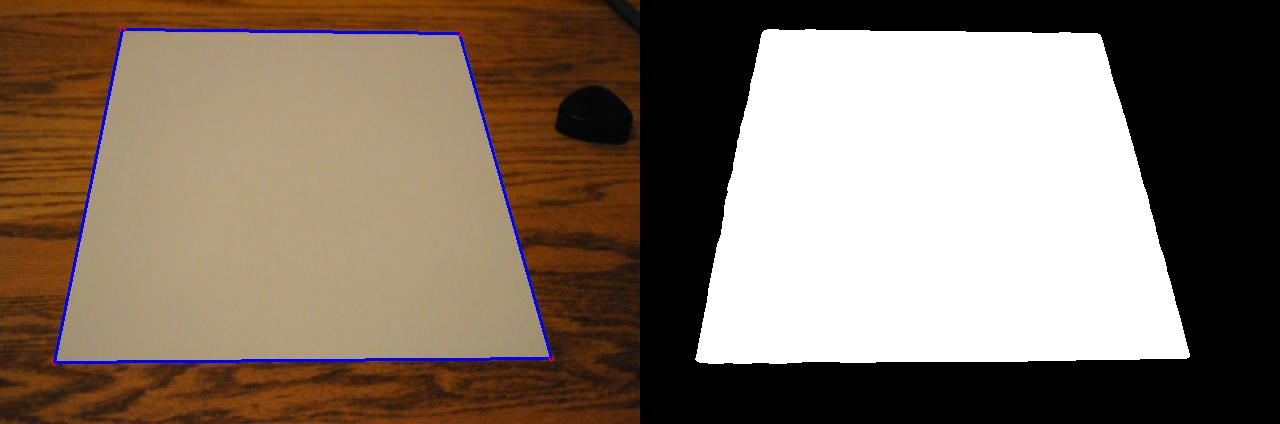
#> input picture double.jpg, 1280 x 424 px, given in place of sample.avi, which was not available
$ python rectangle_tracker.py   (older library calls are emulated)
#> lines starting #> are read from the running program, lines starting #| are printed output that depends on the picture; after the words box and inside, x2 and y2 are one past the last pixel; in counts of white or black regions, pixels touching at a corner belong together; pictures that were not available may be replaced by others from this repository, and a replacement may not be noted
"""
Notes:
    1) This is algorithm is primarily designed for a rectangular piece of
        paper lying flat on a flat surface, but may work in other situations
        assuming that the paper's corners are not obstructed.
    2) The camera's view of the paper must be unobstructed in first frame.

"""

# Basic Dependencies
from __future__ import division, print_function
from math import ceil, acos
from time import time

# External Dependencies
import numpy as np
from numpy.linalg import norm
import cv2


# Default User Parameters
VIDEO_FILE_LOCATION = 'sample.avi'
FPS_INTERVAL = 10  # updates FPS estimate after this many frames
MHI_DURATION = 10  # max frames remembered by motion history
FRAME_WIDTH, FRAME_HEIGHT = 640, 424
PAPER_RATIO = 11/8.5  # height/width of paper
ROT180 = False  # If paper is upside down, change this
REDUCE_DISPLAY_SIZE = False  # Use if output window is too big for your screen


# Internal Parameters
tol_corner_movement = 1
obst_tol = 10   # used to determine tolerance
closing_iterations = 10
show_thresholding = False  # Use to display thresholding

def rotate180(im):
    """Rotates an image by 180 degrees."""
    return cv2.flip(im, -1)


def persTransform(pts, H):
    """Transforms a list of points, `pts`,
    using the perspective transform `H`."""
    src = np.zeros((len(pts), 1, 2))
    src[:, 0] = pts
    dst = cv2.perspectiveTransform(src, H)
    return np.array(dst[:, 0, :], dtype='float32')


def affTransform(pts, A):
    """Transforms a list of points, `pts`,
    using the affine transform `A`."""
    src = np.zeros((len(pts), 1, 2))
    src[:, 0] = pts
    dst = cv2.transform(src, A)
    return np.array(dst[:, 0, :], dtype='float32')


def draw_polygon(im, vertices, vertex_colors=None, edge_colors=None,
                 alter_input_image=False, draw_edges=True, draw_vertices=True,
                 display=False, title='', pause=False):
    """returns image with polygon drawn on it."""
    _default_vertex_color = (255, 0, 0)
    _default_edge_color = (255, 0, 0)
    if not alter_input_image:
        im2 = im.copy()
    else:
        im2 = im
    if vertices is not None:
        N = len(vertices)
        vertices = [tuple(v) for v in vertices]
        if vertex_colors is None:
            vertex_colors = [_default_vertex_color] * N
        if edge_colors is None:
            edge_colors = [_default_edge_color] * N
        for i in range(N):
            startpt = vertices[(i - 1) % N]
            endpt = vertices[i]
            if draw_vertices:
                cv2.circle(im2, startpt, 3, vertex_colors[(i - 1) % N], -1)
            if draw_edges:
                cv2.line(im2, startpt, endpt, edge_colors[(i - 1) % N], 2)
    if display:
        cv2.imshow(title, im2)
        # Note: `0xFF == ord('q')`is apparently necessary for 64bit machines
        if pause and cv2.waitKey(0) & 0xFF == ord('q'):
            pass
    return im2


def run_main():

    # Initialize some variables
    frame = None
    old_homog = None
    old_inv_homog = None
    corner_history = []

    video_feed = cv2.VideoCapture(VIDEO_FILE_LOCATION)
    video_feed.set(cv2.cv.CV_CAP_PROP_FRAME_WIDTH, FRAME_WIDTH)
    video_feed.set(cv2.cv.CV_CAP_PROP_FRAME_HEIGHT, FRAME_HEIGHT)

    frame_count = 0
    fps_time = time()
    while True:
        # initialize some stuff
        c_colors = [(0, 0, 255)] * 4

        # grab current frame from video_feed
        previous_frame = frame
        _, frame = video_feed.read()
#> frame is the input picture: shape (424, 1280, 3); mean B, G, R 100.9, 115.1, 130.4

        # Report FPS
        if not (frame_count % 10):
            fps = FPS_INTERVAL/(time() - fps_time)
            print('Frame:', frame_count, ' | FPS:', fps)
            fps_time = time()
        frame_count += 1

        # Convert to grayscale
        try:
            gray_img = cv2.cvtColor(frame, cv2.COLOR_BGR2GRAY)
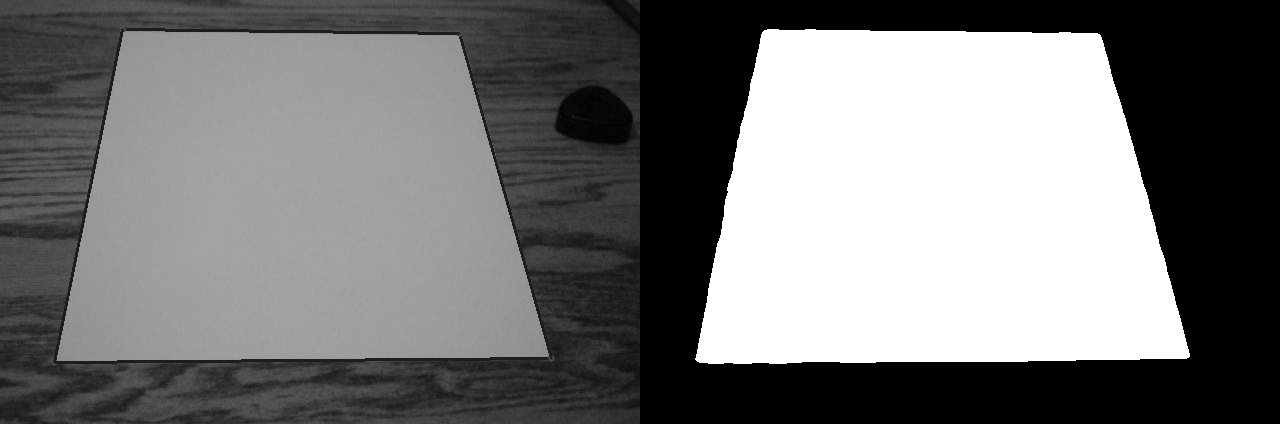
#> gray_img: shape (424, 1280); min 0, max 255, mean 118
        except:
            print("\nVideo feed ended.\n")
            break

        # get binary thresholding of image
        gray_smooth = cv2.GaussianBlur(gray_img, (15, 15), 0)
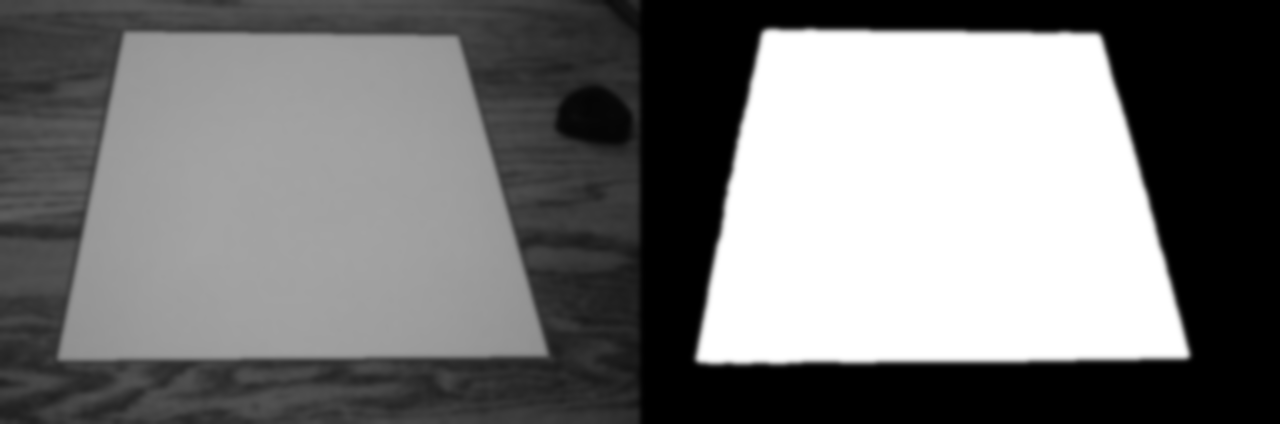
#> gray_smooth: shape (424, 1280); min 0, max 255, mean 118
        _, bin_img = cv2.threshold(gray_smooth, 100, 255, cv2.THRESH_BINARY)
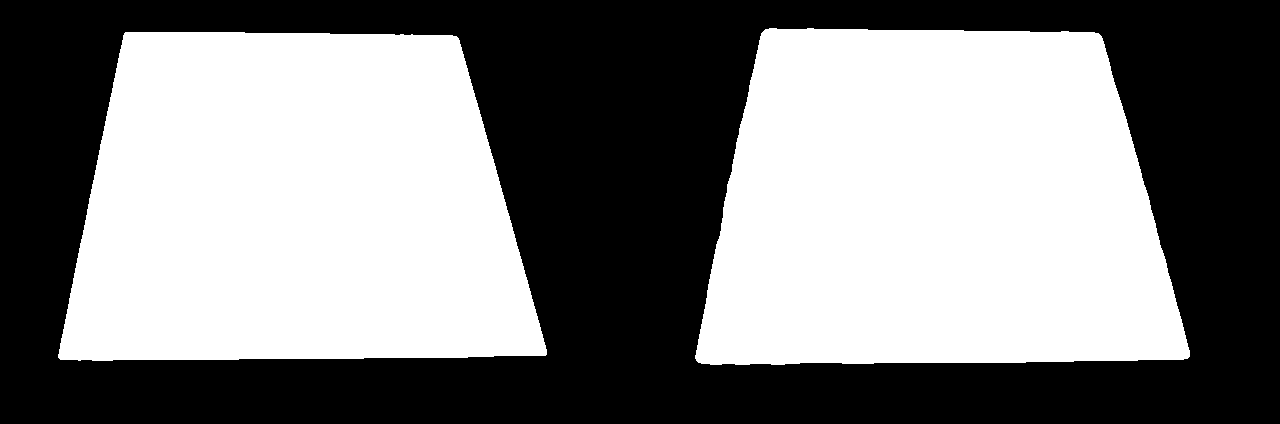
#> bin_img: shape (424, 1280); 50.5% white; 1 black region, box (x1, y1, x2, y2) and area: (0, 0, 1280, 424) 268379

        # morphological closing
        kernel = np.ones((3, 3), np.uint8)
        bin_img = cv2.morphologyEx(bin_img, cv2.MORPH_CLOSE,
                                   kernel, iterations=closing_iterations)
#> bin_img: shape (424, 1280); 50.6% white; 1 black region

        # Find corners.  To do this:
        # 1) Find the largest (area) contour in frame (after thresholding)
        # 2) get contours convex hull,
        # 3) reduce degree of convex hull with Douglas-Peucker algorithm,
        # 4) refine corners with subpixel corner finder

        # step 1
        contours, _ = cv2.findContours(bin_img, cv2.RETR_EXTERNAL,
                                                cv2.CHAIN_APPROX_SIMPLE)
#> contours = 2 contours; box (x1, y1, x2, y2) and area: (695, 28, 1190, 365) 139079, (58, 32, 547, 361) 133825
        biggest_contour = max(contours, key=cv2.contourArea)
#> biggest_contour = contour of 362 points, box (x1, y1, x2, y2) (695, 28, 1190, 365), area 139079

        # step 2
        hull = cv2.convexHull(biggest_contour)
#> hull = contour of 32 points, box (x1, y1, x2, y2) (695, 28, 1190, 365), area 140162
        epsilon = 0.05 * cv2.arcLength(biggest_contour, True)
#> epsilon = 77.89

        # step 3
        hull = cv2.approxPolyDP(hull, epsilon, True)
#> hull = [[761, 33], [1098, 33], [1189, 356], [698, 362]]

        # step 4
        hull = np.float32(hull)
        method = cv2.TERM_CRITERIA_EPS | cv2.TERM_CRITERIA_COUNT
        criteria = (method, 1000, 1e-4)
        cv2.cornerSubPix(gray_img, hull, (5, 5), (-1, -1), criteria)
        corners = [pt[0] for pt in hull]
#> corners = [[761.9, 31.26], [1099.4, 33.49], [1189.7, 356.2], [694.6, 359.5]]

        # Find top-right corner and use to label corners
        # Note: currently corners are in CW order
        # Note: ordering will be checked below against expected corners
        tr_index = np.argmin(c[0] + c[1] for c in corners)
#> tr_index = 0
        tl = corners[tr_index]
#> tl = [761.9, 31.26]
        bl = corners[(tr_index - 1) % 4]
#> bl = [694.6, 359.5]
        br = corners[(tr_index - 2) % 4]
#> br = [1189.7, 356.2]
        tr = corners[(tr_index - 3) % 4]
#> tr = [1099.4, 33.49]

        # reformat and ensure that ordering is as expected below
        corners = np.float32([[c[0], c[1]] for c in [tl, bl, br, tr]])
#> corners = [[761.9, 31.26], [694.6, 359.5], [1189.7, 356.2], [1099.4, 33.49]]

        # IMPORTANT ASSUMPTIONS on paper tracking (used in code block below):
        # 1) if any one point is stationary from previous frame, then all
        #    are stationary with probability 1.
        # 2) if any corners are obstructed, assume the paper is still flat
        #    against the same plane as it was in the previous frame.
        #    I.e. the transformation from previous frame to this frame should
        #    be of the form of a translation and a rotation in said plane.
        # 3) see code comments for additional assumptions, haha, sorry

        def get_edge_lengths(topl, botl, botr, topr):
            """ Takes in list of four corners, returns four edge lengths
            in order top, right, bottom, left."""
            tbrl = [topr - topl, topr - botr, botr - botl, botl - topl]
            return [norm(edge) for edge in tbrl]

        if not corner_history:
            last_unob_corners = corners
#> last_unob_corners has the same summary as corners
        else:
            # determine expected corner locations and edge lengths
            expected_corners = last_unob_corners
            if last_unob_corners is None:
                expected_lengths = get_edge_lengths(*expected_corners)
            else:
                expected_lengths = get_edge_lengths(*last_unob_corners)

            # check ordering
            def cyclist(lst, k):
                if k:
                    return [lst[(i+k)%len(lst)] for i in xrange(len(lst))]
                return lst

            def _order_dist(offset):
                offset_corners = corners[cyclist(range(4), offset)]
                return norm(expected_corners - offset_corners), offset_corners
            if corner_history:
                corners = min(_order_dist(k) for k in range(4))[1]

            # Look for obstructions by looking for changes in edge lengths
            # Note: these lengths are not perspective invariant
            # TODO: checking by Hessian may be a better method
            new_lengths = get_edge_lengths(*corners)
            top_is_bad, rgt_is_bad, bot_is_bad, lft_is_bad = \
                [abs(l0 - l1) > obst_tol for l1, l0 in
                                zip(new_lengths, expected_lengths)]
            tl_ob = top_is_bad and lft_is_bad
            bl_ob = bot_is_bad and lft_is_bad
            br_ob = bot_is_bad and rgt_is_bad
            tr_ob = top_is_bad and rgt_is_bad

            is_obstr = [tl_ob, bl_ob, br_ob, tr_ob]
            ob_indices = [i for i, c in enumerate(is_obstr) if c]
            ob_corner_ct = sum(is_obstr)
            c_colors = [(0, 255, 0) if b else (0, 0, 255) for b in is_obstr]

            # Find difference of corners from expected location
            diffs = [norm(c - ec) for c, ec in zip(corners, expected_corners)]
            has_moved = [d > tol_corner_movement for d in diffs]

            # Check if paper has likely moved
            if sum(has_moved) < 4:
                # assume all is cool, just trust the corners found
                corners = last_unob_corners
                pass
            else:
                if sum(has_moved) == 1:
                    # only one corner has moved, just assume it's obstructed
                    # and replace it with the expected location
                    bad_corner_idx = np.argmax(diffs)
                    corners[bad_corner_idx] = expected_corners[bad_corner_idx]

                else:  # find paper's affine transformation in expected plane
                    print("frame={} | ob_corner_ct={}"
                          "".format(frame_count, ob_corner_ct))

                    if sum(is_obstr) in (1, 2, 3):
                        eco = zip(expected_corners, is_obstr)
                        exp_unob = np.float32([c for c, b in eco if not b])
                        exp_ob = np.float32([c for c, b in eco if b])
                        co = zip(corners, is_obstr)
                        new_unob = np.float32([c for c, b in co if not b])

                        exp_unob_pp = persTransform(exp_unob, old_homog)
                        exp_ob_pp = persTransform(exp_ob, old_homog)
                        new_unob_pp = persTransform(new_unob, old_homog)

                    # check for obstructions
                    if sum(is_obstr) == 0:  # yay! no obstructed corners!
                        pass

                    elif sum(is_obstr) == 1:
                        # Find the affine transformation in the paper's plane
                        # from expected locations of the three unobstructed
                        # corners to the found locations, then use this to
                        # estimate the obstructed corner's location
                        A = cv2.getAffineTransform(exp_unob_pp, new_unob_pp)
                        new_ob_pp = affTransform(exp_ob_pp, A)
                        new_ob = persTransform(new_ob_pp, old_inv_homog)
                        corners[np.ix_(ob_indices)] = new_ob

                    elif sum(is_obstr) == 2:
                        # Align the line between the good corners
                        # with the same line w.r.t the old corners
                        p1, q1 = new_unob_pp[0], new_unob_pp[1]
                        p0, q0 = exp_unob_pp[0], exp_unob_pp[1]
                        u0 = (q0 - p0) / norm(q0 - p0)
                        u1 = (q1 - p1) / norm(q1 - p1)
                        angle = acos(np.dot(u0, u1))  # unsigned
                        trans = p1 - p0

                        # Find rotation that moves u0 to u1
                        rotat = cv2.getRotationMatrix2D(tuple(p1), angle, 1)
                        rotat = rotat[:, :2]

                        # Expensive sign check for angle (could be improved)
                        if norm(np.dot(u0, rotat) - u1) > norm(np.dot(u1, rotat) - u0):
                            rotat = np.linalg.inv(rotat)

                        # transform the old coords of the hidden corners
                        # and map them back to the paper plane
                        exp_ob_pp += trans
                        new_ob_pp = affTransform(exp_ob_pp, rotat)
                        new_ob = persTransform(new_ob_pp, old_inv_homog)
                        corners[np.ix_(ob_indices)] = new_ob

                    elif sum(is_obstr) in (3, 4):
                        print("Uh oh, {} corners obstructed..."
                              "".format(ob_corner_ct))
                        corners = expected_corners
                    else:
                        raise Exception("This should never happen.")


        # Homography
        w = max(abs(br[0] - bl[0]),
                abs(tr[0] - tl[0]))  # width of paper in pixels
#> w = 495.1
        h = PAPER_RATIO * w
#> h = 640.8
        corners_pp = np.float32([[0, 0], [0, h], [w, h], [w, 0]])
#> corners_pp = [[0, 0], [0, 640.8], [495.1, 640.8], [495.1, 0]]
        homog, mask = cv2.findHomography(corners, corners_pp)
#> homog = [[1.46, 0.299, -1118.2], [-0.0191, 2.89, -75.82], [-4.99e-05, 0.00144, 1]]; mask = [1, 1, 1, 1]
        inv_homog, inv_mask = cv2.findHomography(corners_pp, corners)
#> inv_homog = [[0.712, -0.453, 761.9], [0.00543, 0.332, 31.26], [2.77e-05, -0.000501, 1]]; inv_mask = [1, 1, 1, 1]
        paper = cv2.warpPerspective(frame, homog, (int(ceil(w)), int(ceil(h))))
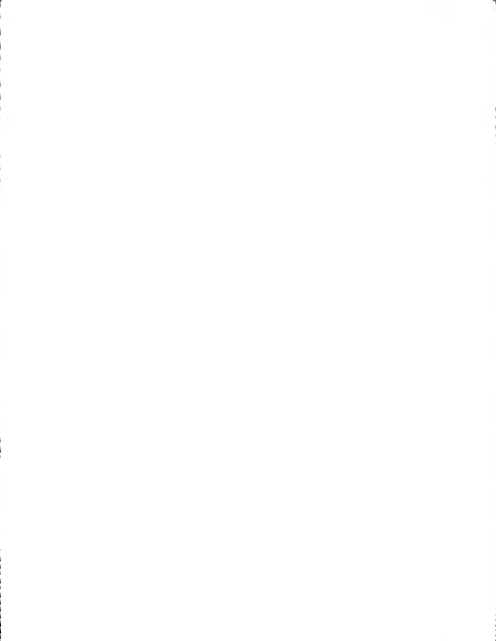
#> paper: shape (641, 496, 3); min 0, max 255, mean 254.9
        if ROT180:
            paper = rotate180(paper)


        # Draw detected paper boundary on frame
        segmented_frame = draw_polygon(frame, corners, c_colors)
#> in draw_polygon, `N = len(vertices)`: N = 4
#> in draw_polygon, `vertices = [tuple(v) for v in vertices]`: vertices = [(761.9, 31.26), (694.6, 359.5), (1189.7, 356.2), (1099.4, 33.49)]
#> in draw_polygon, `edge_colors = [_default_edge_color] * N`: edge_colors = [(255, 0, 0), (255, 0, 0), (255, 0, 0), (255, 0, 0)]
#> the loop in draw_polygon, `for i in range(N):` made 4 passes
#> (startpt, endpt) on passes 1 to 4: ((1099.4, 33.49), (761.9, 31.26)), ((761.9, 31.26), (694.6, 359.5)), ((694.6, 359.5), (1189.7, 356.2)), ((1189.7, 356.2), (1099.4, 33.49))
#> after the loop in draw_polygon, `for i in range(N):`:
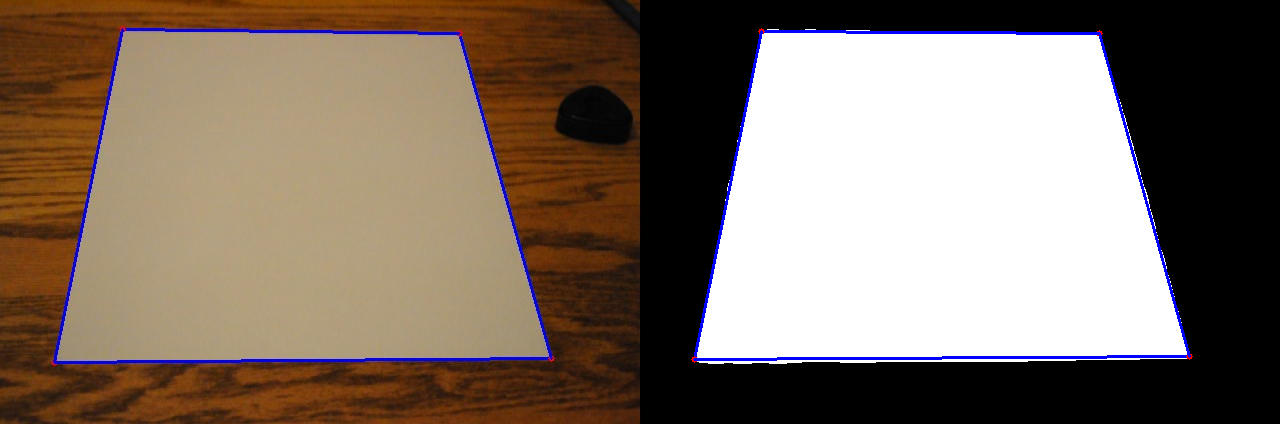
#> im2: shape (424, 1280, 3); 0.82% of pixels changed, all inside (x1, y1, x2, y2) = (691, 28, 1193, 363)

        # Resize paper to simplify display
        h = segmented_frame.shape[0]
#> h = 424
        paper_w = int(round(h*paper.shape[1]/paper.shape[0]))
#> paper_w = 328
        resized_paper = cv2.resize(paper, (paper_w, h))

        # Display
        big_img = np.hstack((segmented_frame, resized_paper))
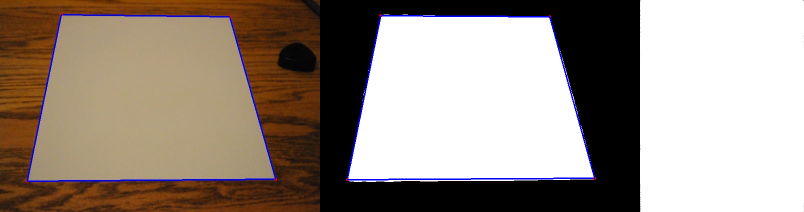
#> big_img: shape (424, 1608, 3) (shown at 1/2 size); mean B, G, R 132.5, 142.2, 154.3
        if show_thresholding:
            bin_img = cv2.cvtColor(bin_img, cv2.COLOR_GRAY2BGR)
            big_img = np.hstack((big_img, bin_img))
        if REDUCE_DISPLAY_SIZE:
            reduced_size = tuple(np.array(big_img.shape[:2][::-1])//2)
            smaller_big_img = cv2.resize(big_img, reduced_size)
        cv2.imshow('', big_img)


        # Updates for next iteration
        corner_history.append(corners)
        old_homog = homog
#> old_homog has the same summary as homog
        old_inv_homog = inv_homog
#> old_inv_homog has the same summary as inv_homog


        # this is apparently necessary for 64bit machines
        if cv2.waitKey(1) & 0xFF == ord('q'):
#> (key q is pressed here)
            break

    video_feed.release()
    cv2.destroyAllWindows()


if __name__ == "__main__":
    try:
        run_main()
    except:
        cv2.destroyAllWindows()
        raise
